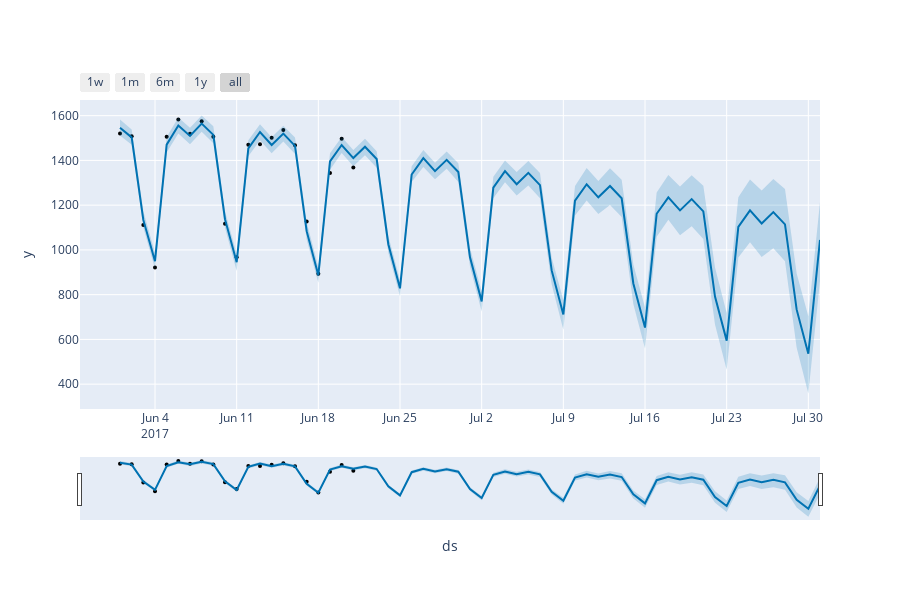

Notebook source saved alongside this figure:
### Code cell
plot_plotly(model, forecast)
